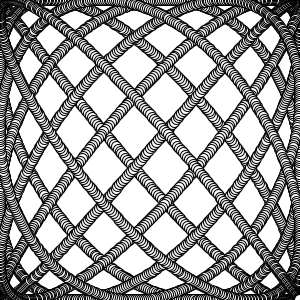
Frame 1 (no input)
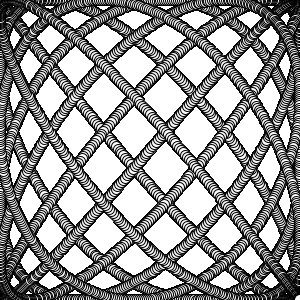
Frame 60 (the mouse pressed at the canvas centre just before this capture)
Frame 120 (the mouse held since frame 60 and released just before this capture): identical to frame 60, image omitted

The Processing sketch that drew these frames (run headless with seeded random() and noise(); from frame 60 on, the mouse is pressed at the canvas centre):

// Processing sketch: HW2e_LissajousCurves
// ── HW2e_LissajousCurves.pde
/* @ Rui Zhang
 *HW2e: LissajousCurve. Plot a Lisajous curve where x = cos(13t) and y = cos(15t).
 * try to do this first stepping t from 0 to 2*PI stepping 0.1 (too coarse) 
 * try finer gradations.
 */

void setup(){
  size(300,300);
  background(255);
}
//increment both value by different amounts
//float t = 0;
void draw(){
  translate(width/2,height/2);
  for(float t = 0; t<= 2*PI; t+=0.001){
  float x = 150*cos(13*t);
  float y = 150*cos(15*t);
  ellipse(x,y,10,10);
  }
//  stroke(255,0,0);
//  strokeWeight(1);
//  t+=0.01;
}
